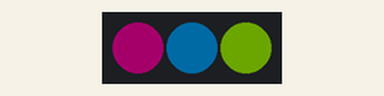
This sketch was run on a simulated Arduino Nano, built with avr-gcc and run on an emulated ATmega328P. On the bench: 3 RGB LEDs in strip order, left to right. Dim RGB values are drawn brighter than linear; random numbers use the default seed unless the sketch sets one.

Above: at 0.1 s.
At 10.9 s:
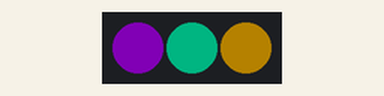
At 21.2 s:
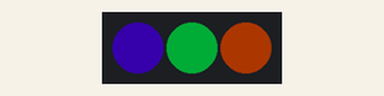
At 33.2 s:
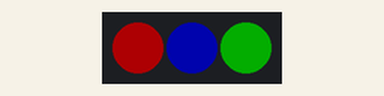
Timing chart, 0 to 40.0 s (numbered marks = the images above):
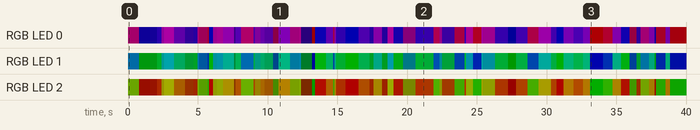

Measured:
- by itself, RGB LED 0: off → RGB(39, 0, 25) at 0.00 s, → RGB(2, 0, 24) 0.80 s later, → RGB(3, 0, 24) 0.80 s later, → RGB(12, 0, 51) 0.50 s later, … (77 changes in this stretch)
- by itself, RGB LED 1: off → RGB(0, 25, 39) at 0.00 s, → RGB(0, 24, 2) 0.80 s later, → RGB(0, 24, 3) 0.80 s later, → RGB(0, 51, 12) 0.50 s later, … (77 changes in this stretch)

The sketch:

nano-ws2812.ino
```cpp
// (licence header left out)
#include <Adafruit_NeoPixel.h>

#define PIN            3
#define NUMPIXELS      3

Adafruit_NeoPixel pixels = Adafruit_NeoPixel(NUMPIXELS, PIN, NEO_GRB + NEO_KHZ800);

void setup() {
  pixels.begin();
}

void loop() {
    int r, g, b, d;

    r = random(0,64);
    g = random(0,64);
    b = random(0,64);
    d = random(10);

    pixels.setPixelColor(0, pixels.Color(r,0,b));
    pixels.setPixelColor(1, pixels.Color(0,b,r));
    pixels.setPixelColor(2, pixels.Color(b,r,0));
    pixels.show();

    delay(100*d);
}
```
